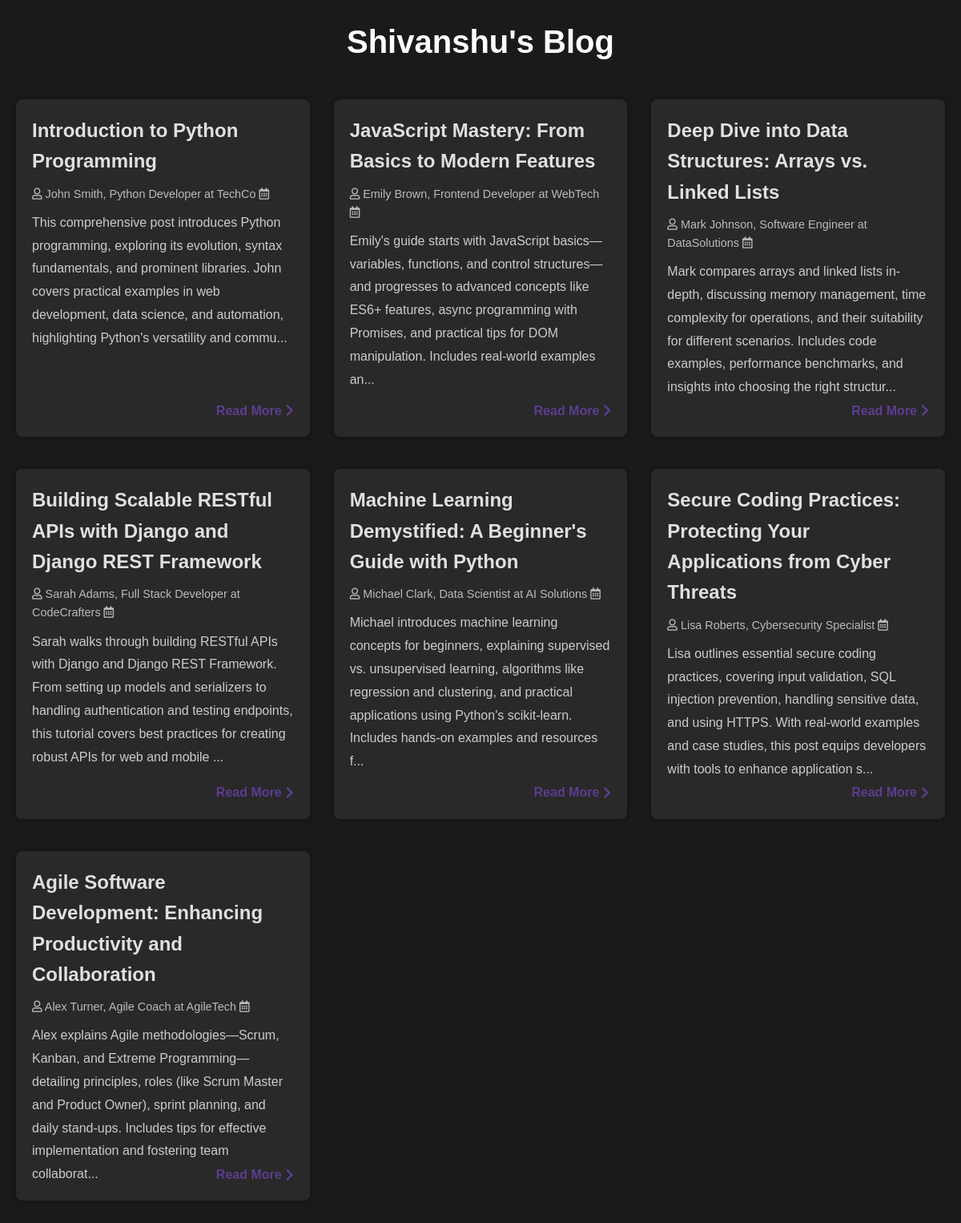
The page / on the database its author committed.
### myblog/models.py (models this page shows, shortened)
class Post(models.Model):
    title = models.CharField(max_length=200)
    content = models.TextField()
    author = models.CharField(max_length=100)
    create_date = models.DateTimeField(auto_now_add=True)

### myblog/views.py (the view)
# urls.py: path('', views.index, name="index"),
def index(request):
    posts = Post.objects.all()
    return render(request, 'index.html', {'posts': posts})

### myblog/templatetags/custom_filter.py (called while the page is built)
@register.filter
def truncate_chars(value, max_length=250):
    if len(value) > max_length:
        return value[:max_length] + '...'
    return value

### templates/index.html (shortened to what this page needs)
<!DOCTYPE html>
{% load static %}
<html lang="en">
<head>
    <link rel="stylesheet" href="https://cdnjs.cloudflare.com/ajax/libs/font-awesome/5.15.4/css/all.min.css">
    <link rel="stylesheet" href="{% static 'style.css' %}">
</head>
<body>
    <header>
        <h1>Shivanshu's Blog</h1>
    </header>
    <div class="container">
        <div class="posts">
            {% load custom_filter %}
            {% for post in posts %}
                <div class="post">
                    <h2>{{ post.title }}</h2>
                    <div class="meta">
                        <span><i class="far fa-user"></i> {{ post.author }}</span>
                        <span><i class="far fa-calendar-alt"></i> {{ post.created_date|date:"F d, Y" }}</span>
                    </div>
                    <div class="content">
                        <p>{{ post.content|truncate_chars:250 }}</p>
                    </div>
                    <div class="read-more">
                        <a href="{% url 'post_detail' post.id %}">
                            Read More <i class="fas fa-chevron-right"></i>
                        </a>
                    </div>
                </div>
            {% endfor %}
        </div>
    </div>
</body>
</html>

### myblog/static/style.css (style rules this page uses)
* { box-sizing: border-box; margin: 0; padding: 0; }
body { font-family: 'Arial', sans-serif; background-color: #1a1a1a; color: #e0e0e0; line-height: 1.6; }
.container { max-width: 1200px; margin: 20px auto; padding: 0 20px; }
header { text-align: center; margin-bottom: 20px; padding: 20px 0; background-color: #1a1a1a; color: #fff; }
header h1 { font-size: 2.5em; margin: 0; }
.posts { display: flex; flex-wrap: wrap; justify-content: space-between; gap: 20px; }
.post { background-color: #292929; box-shadow: 0 0 10px rgba(0, 0, 0, 0.3); padding: 20px; border-radius: 8px; width: calc(33.333% - 20px); margin-bottom: 20px; position: relative; }
.post h2 { font-size: 1.5em; margin-bottom: 10px; color: #e0e0e0; }
.post .meta { font-size: 0.9em; color: #bbb; margin-bottom: 10px; }
.post .content { color: #ccc; line-height: 1.8; height: 200px; overflow: hidden; }
.read-more { position: absolute; bottom: 20px; right: 20px; }
.read-more a { text-decoration: none; color: #5C3D8E; font-weight: bold; display: inline-flex; align-items: center; }
.read-more a i { margin-left: 5px; }

### rows shown on the page
Post: title "Introduction to Python Programming", author "John Smith, Python Developer at TechCo", content "This comprehensive post introduces Python programming, exploring its evolution, syntax fundamentals, and prominent libraries. John covers practical examples in web development, data science, and automation, highlighting Python's versatility and commu..."
Post: title "JavaScript Mastery: From Basics to Modern Features", author "Emily Brown, Frontend Developer at WebTech", content "Emily's guide starts with JavaScript basics—variables, functions, and control structures—and progresses to advanced concepts like ES6+ features, async programming with Promises, and practical tips for DOM manipulation. Includes real-world examples an..."
Post: title "Deep Dive into Data Structures: Arrays vs. Linked Lists", author "Mark Johnson, Software Engineer at DataSolutions", content "Mark compares arrays and linked lists in-depth, discussing memory management, time complexity for operations, and their suitability for different scenarios. Includes code examples, performance benchmarks, and insights into choosing the right structur..."
Post: title "Building Scalable RESTful APIs with Django and Django REST Framework", author "Sarah Adams, Full Stack Developer at CodeCrafters", content "Sarah walks through building RESTful APIs with Django and Django REST Framework. From setting up models and serializers to handling authentication and testing endpoints, this tutorial covers best practices for creating robust APIs for web and mobile ..."
Post: title "Machine Learning Demystified: A Beginner's Guide with Python", author "Michael Clark, Data Scientist at AI Solutions", content "Michael introduces machine learning concepts for beginners, explaining supervised vs. unsupervised learning, algorithms like regression and clustering, and practical applications using Python's scikit-learn. Includes hands-on examples and resources f..."
Post: title "Secure Coding Practices: Protecting Your Applications from Cyber Threats", author "Lisa Roberts, Cybersecurity Specialist", content "Lisa outlines essential secure coding practices, covering input validation, SQL injection prevention, handling sensitive data, and using HTTPS. With real-world examples and case studies, this post equips developers with tools to enhance application s..."
Post: title "Agile Software Development: Enhancing Productivity and Collaboration", author "Alex Turner, Agile Coach at AgileTech", content "Alex explains Agile methodologies—Scrum, Kanban, and Extreme Programming—detailing principles, roles (like Scrum Master and Product Owner), sprint planning, and daily stand-ups. Includes tips for effective implementation and fostering team collaborat..."
